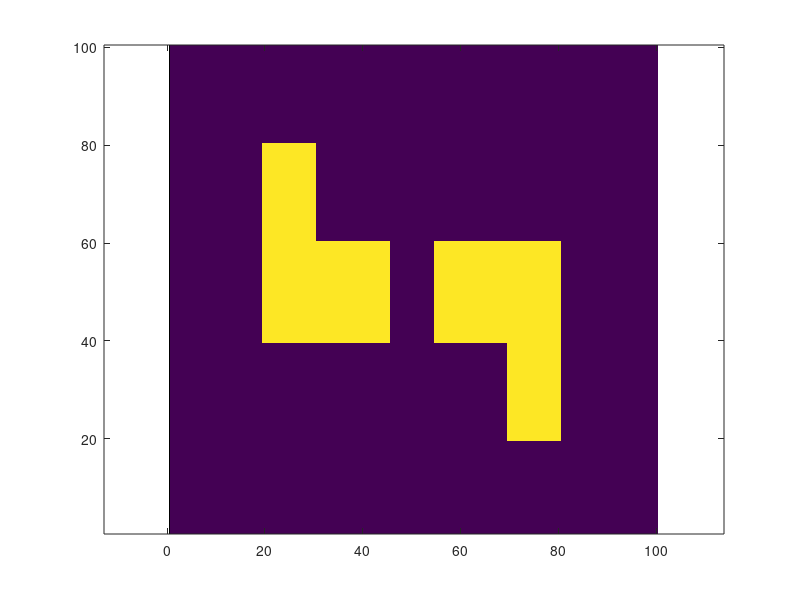

Reproduce this figure in MATLAB.
function GenerateMap

MapSize = [100, 100];
TheMap = false(MapSize);

Rect{1} = [20 40; 30 80];
Rect{2} = [80 60; 70 20];
Rect{3} = [30 40; 45 60];
Rect{4} = [55 40; 70 60];

for r = 1:length(Rect)
    
    for x = Rect{r}(1,1):sign(Rect{r}(2,1)-Rect{r}(1,1)):Rect{r}(2,1)
        for y = Rect{r}(1,2):sign(Rect{r}(2,2)-Rect{r}(1,2)):Rect{r}(2,2)
            
            TheMap(x,y) = true;
            
        end
    end
    
end

figure;
imagesc(TheMap');
axis equal;
axis xy;

pause;

fid = fopen('GenerateMap.map', 'w');

for y = 1:MapSize(2)
    for x = 1:MapSize(1)
        if TheMap(x,y)
            fprintf(fid,' 255');
        else
            fprintf(fid,'   0');
        end
    end
    fprintf(fid,'\n');
end

fclose(fid);
